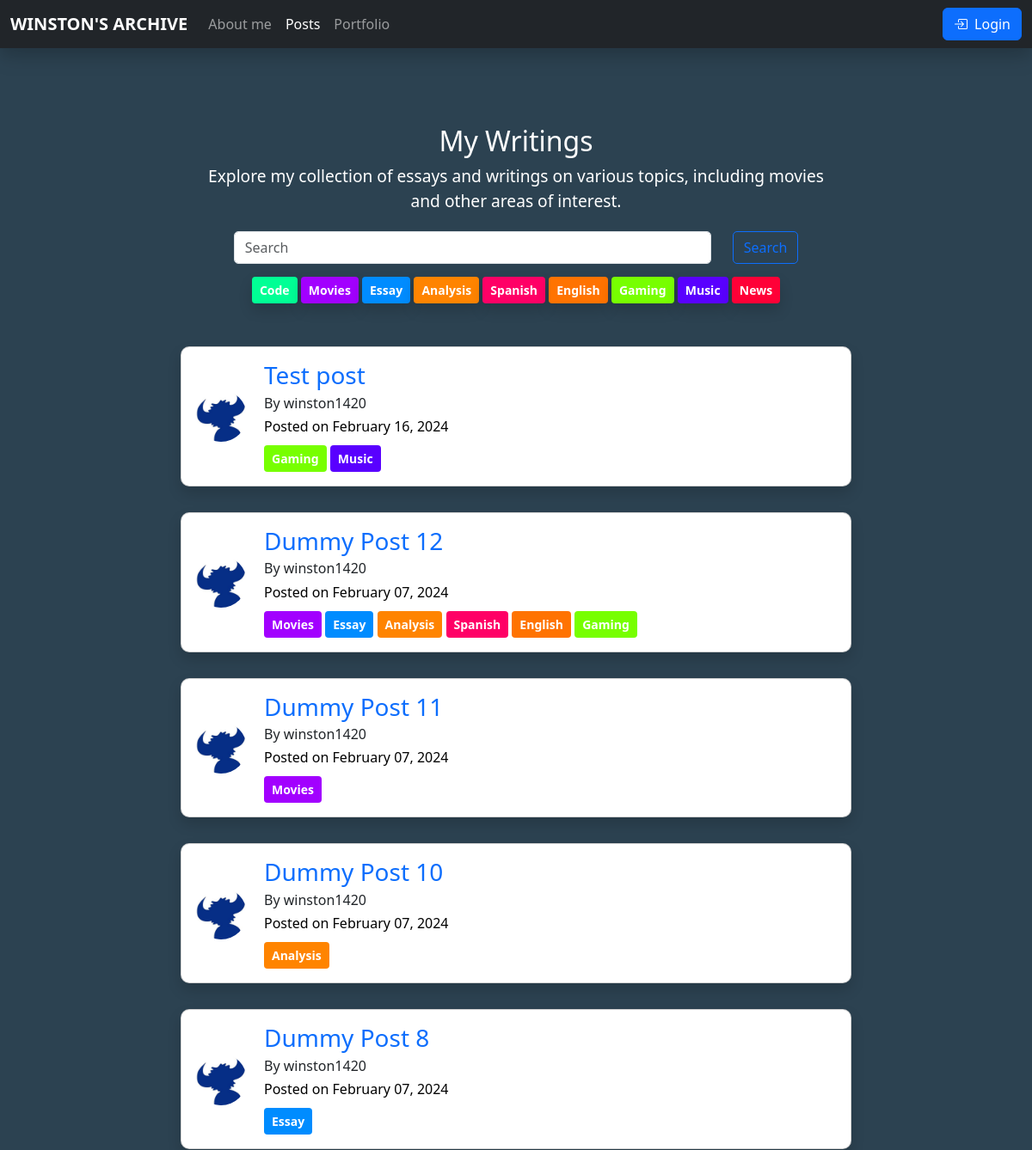
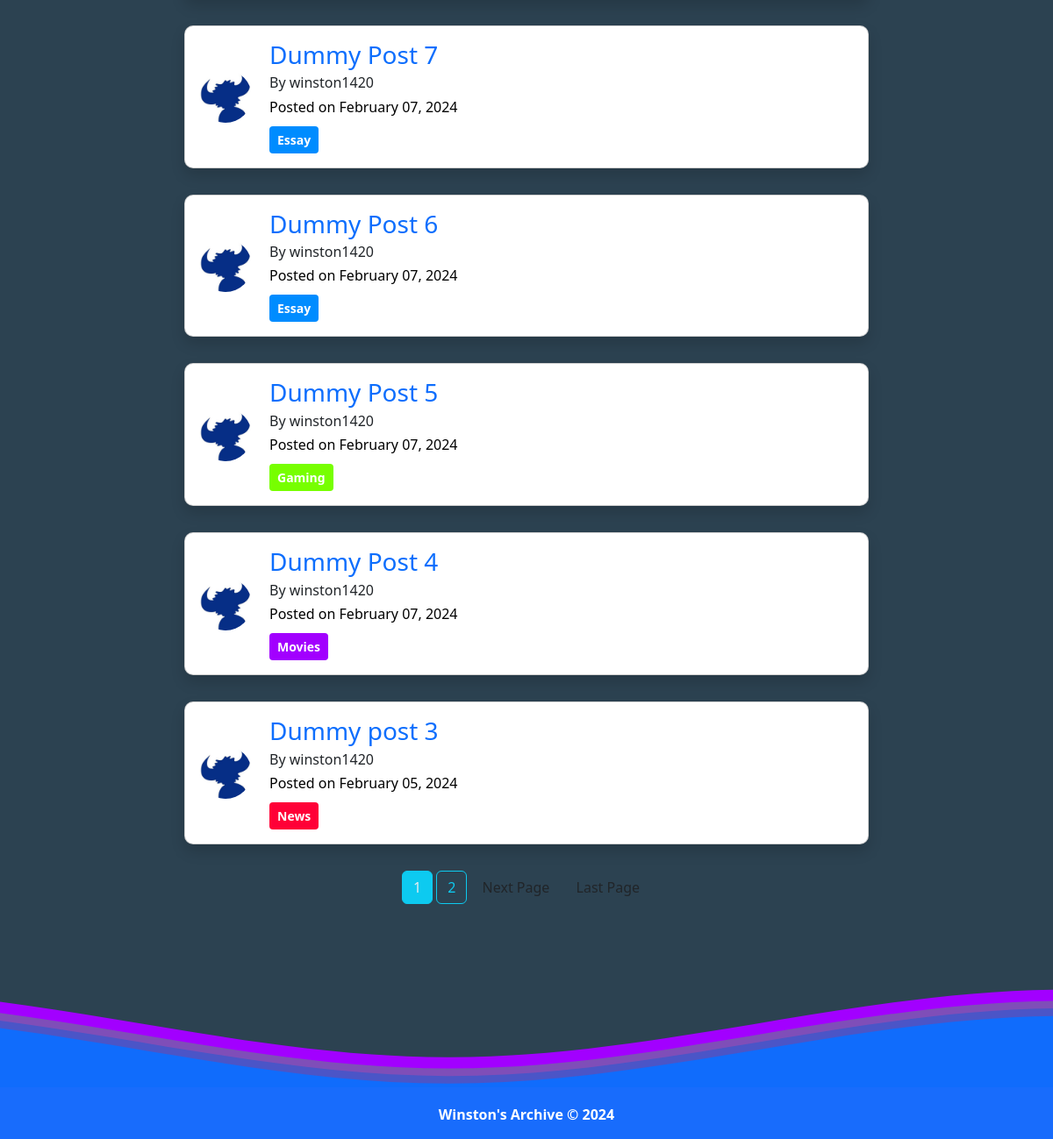
The page /blog/posts/ on the database as committed earlier (2 pictures, top to bottom).
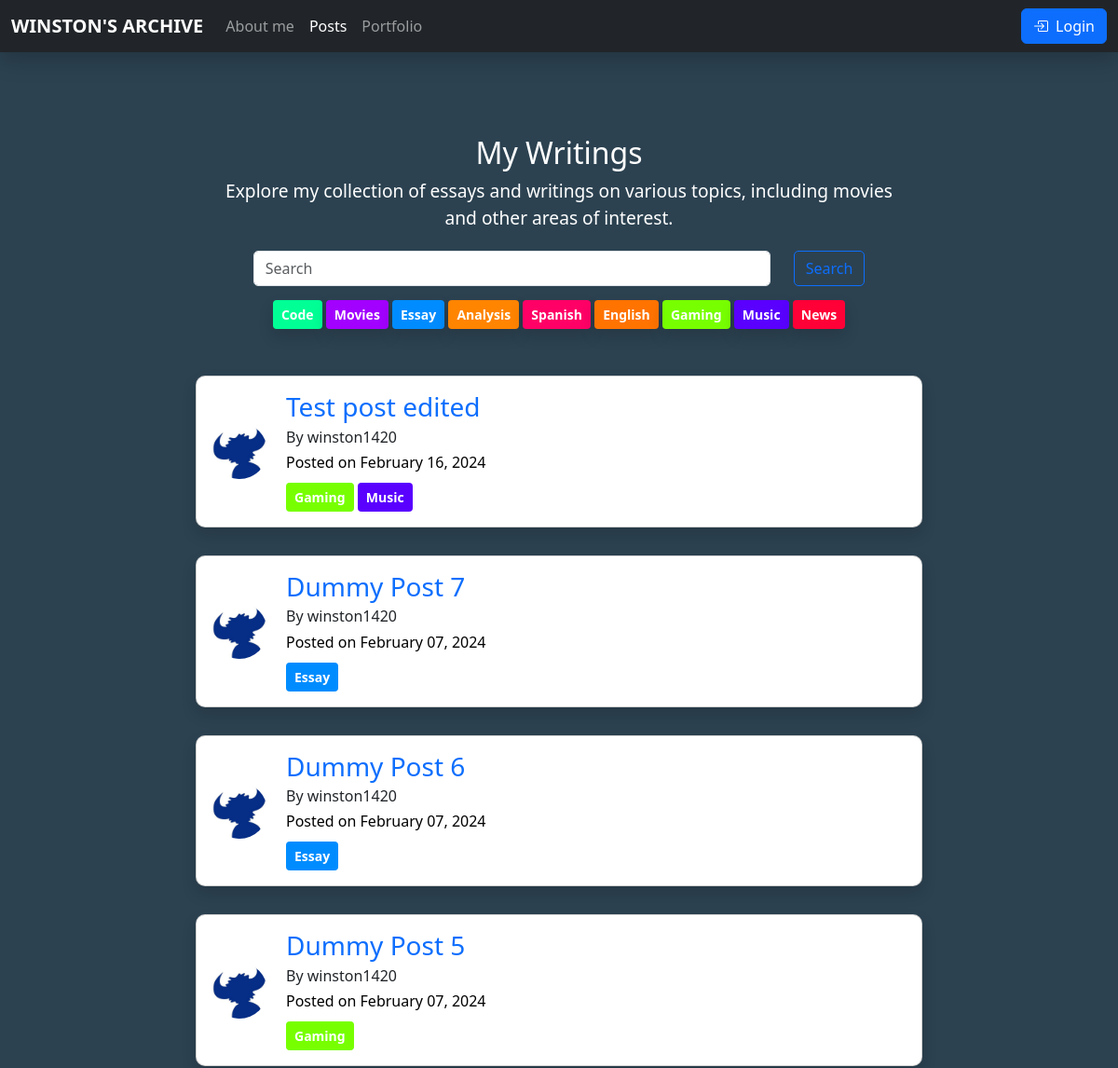
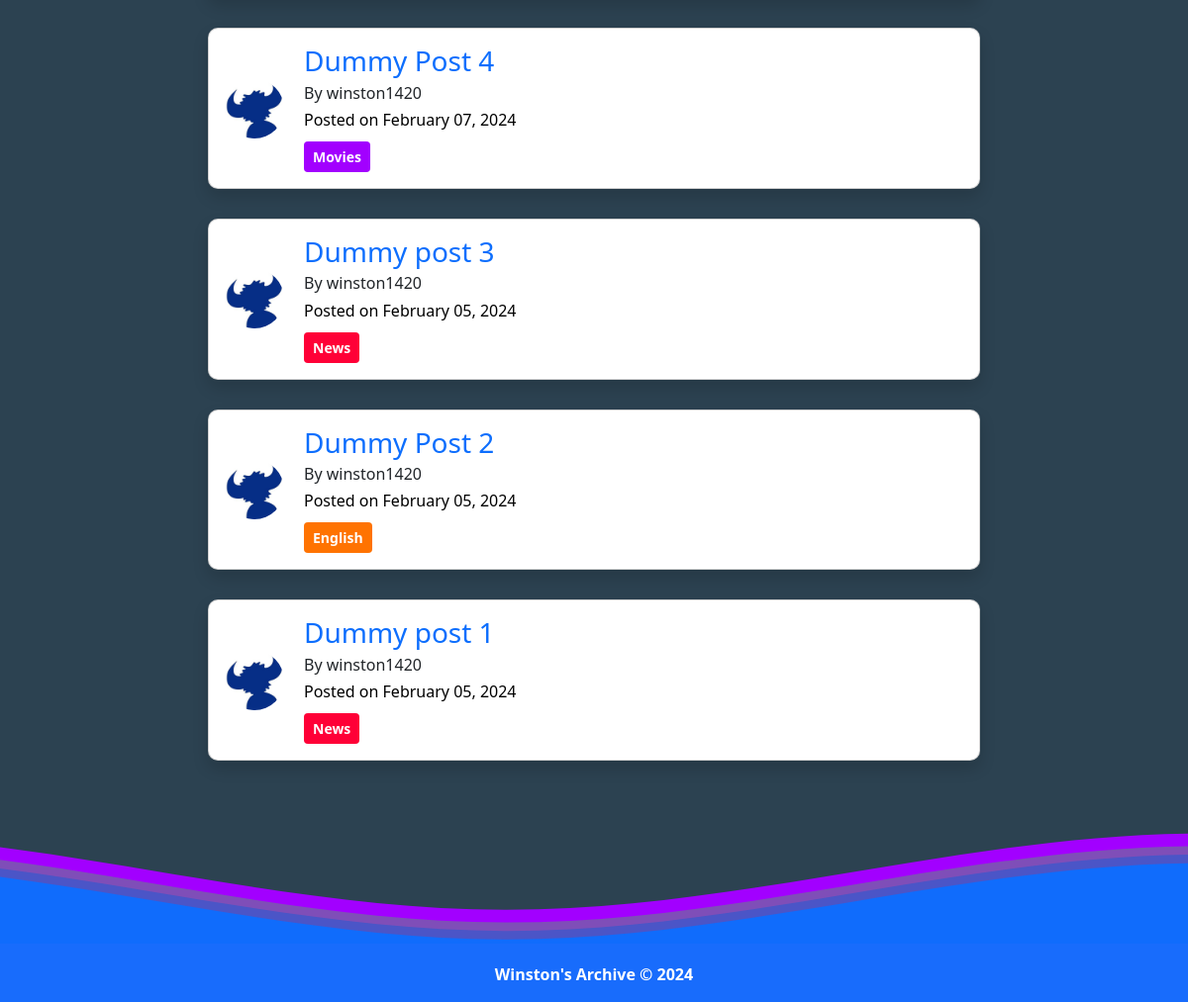
The same page on the database as committed later (2 pictures, top to bottom).
### blog/models.py (models this page shows, shortened)
class Tag(models.Model):
    name = models.CharField(max_length=200)

class Post(models.Model):
    title  = models.CharField(max_length=200)
    body = RichTextField(blank=True, null=True)
    date_posted = models.DateTimeField(default=timezone.now)
    author = models.ForeignKey(User, on_delete=models.CASCADE)
    tags = models.ManyToManyField(Tag, related_name='posts')
    likes = models.ManyToManyField(User, related_name='liked_posts')

### users/models.py (models this page shows, shortened)
class Profile(models.Model):
    user = models.OneToOneField(User, on_delete=models.CASCADE)
    image = models.ImageField(default='default.jpg', upload_to='profile_pics')
    about = models.TextField(default='Hi! I am new to Winston\'s Archive.')

### blog/views.py (the view)
# urls.py: path("posts/", PostListView.as_view(), name="blog-posts"),
class PostListView(ListView):
    model = Post
    template_name = "blog/home.html"
    context_object_name = "posts"
    ordering = ["-date_posted"]
    paginate_by = 10
    def get_context_data(self, **kwargs):
        context = super().get_context_data(**kwargs)
        context['all_tags'] = Tag.objects.all()
        return context

### templates/blog/home.html (shortened to what this page needs)
{% extends 'base.html' %}
{% block content %}
{% load static %}
    <link rel="stylesheet" href="{% static 'css/tags.css' %}">
    <div class="post-container" style="margin-top: 0px">
        <div style="text-align: center; padding: 20px;">
            <h2 style="">My Writings</h2>
            <p style="font-size: 1.2em;">Explore my collection of essays and writings on various topics, including movies and other areas of interest.</p>
            <form class="search-bar-form" style="margin-top: 20px;" action="{% url 'search_posts' %}" method="get" id="search-form">
                <input class="form-control mr-sm-2" style="width: 75%; border-radius: 5px;" type="search" name="q" placeholder="Search" aria-label="Search" id="search-input">
                <button class="btn btn-outline-primary my-2 my-sm-0" type="submit" style="border-radius: 5px;">Search</button>
            </form>
            <div class="tags-container" style="margin-top: 15px">
                {% for tag in all_tags %}
                    <button class="btn shadow btn-sm btn-tag btn-tag-{{ tag.name|lower }}"><strong>{{ tag.name }}</strong></button>
                {% endfor %}
            </div>
        </div>
        {% for post in posts %}
            <div class="card shadow post-card" style="border-radius: 10px;">
                <div class="card-body" style="display: flex; column-gap: 20px;">
                    <div class="card-column" style="display: flex; align-items: center;">
                        <img class="rounded-circle article-img" src="{{ post.author.profile.image.url }}" style="width: 60px; height: 60px">
                    </div>
                    <div class="card-column">
                        <div class="header-of-card">
                                <a  href="{% url 'post-detail' pk=post.pk %}">
                                    <h3 class="card-title mb-4" style="margin-bottom: 10px !important;">{{ post.title }}</h3>
                                </a>
                        </div>
                        <a href="{% url 'about-Winston' %}" class="text-decoration-none text-dark" style="margin-top: 10px">
                            <h6 class="card-subtitle mb-2" style="margin-bottom: 5px !important;">By {{ post.author.username }}</h6>
                        </a>
                        <p style="margin-bottom: 10px;">Posted on {{ post.date_posted|date:"F d, Y" }}</p>
                        <div class="tags-container">
                            {% for tag in post.tags.all %}
                                <button class="btn btn-sm btn-tag-{{ tag.name|lower }}"><strong>{{ tag.name }}</strong></button>
                            {% endfor %}
                        </div>
                    </div>
                </div>
            </div>
        {% endfor %}
        {% if is_paginated %}
            <center>
            {% for num in page_obj.paginator.page_range %}
                {% if page_obj.number == num %}
                    <a class="btn btn-info mb-4" href="?page={{ num }}">{{ num }}</a>
                {% elif num > page_obj.number|add:'-3' and num < page_obj.number|add:'3' %}
                    <a class="btn btn-outline-info mb-4" href="?page={{ num }}">{{ num }}</a>
                {% endif %}
            {% endfor %}
            {% if page_obj.has_next %}
                <a class="btn btn-outlife-info mb-4" href="?page={{ page_obj.next_page_number }}">Next Page</a>
                <a class="btn btn-outlife-info mb-4" href="?page={{ page_obj.paginator.num_pages }}">Last Page</a>
            {% endif %}</center>
        {% endif %}
    </div>
{% endblock %}

Rows that differ between the two databases and show on the page:
removed Post: author.profile.image (picture), title "Dummy Post 12", author.username "winston1420", date_posted "February 07, 2024", Tag (name "Movies"), Tag (name "Essay"), Tag (name "Analysis"), Tag (name "Spanish"), Tag (name "English"), Tag (name "Gaming")
removed Post: author.profile.image (picture), title "Dummy Post 11", author.username "winston1420", date_posted "February 07, 2024", Tag (name "Movies")
removed Post: author.profile.image (picture), title "Dummy Post 10", author.username "winston1420", date_posted "February 07, 2024", Tag (name "Analysis")
removed Post: author.profile.image (picture), title "Dummy Post 8", author.username "winston1420", date_posted "February 07, 2024", Tag (name "Essay")
changed Post: title "Test post" → "Test post edited"
now on this page (row unchanged): Post: author.profile.image (picture), title "Dummy Post 2", author.username "winston1420", date_posted "February 05, 2024", Tag (name "English")
now on this page (row unchanged): Post: author.profile.image (picture), title "Dummy post 1", author.username "winston1420", date_posted "February 05, 2024", Tag (name "News")
Other text that changed with them:
list line gone: "1"
list line gone: "2"
text no longer shown: "Next Page Last Page"
